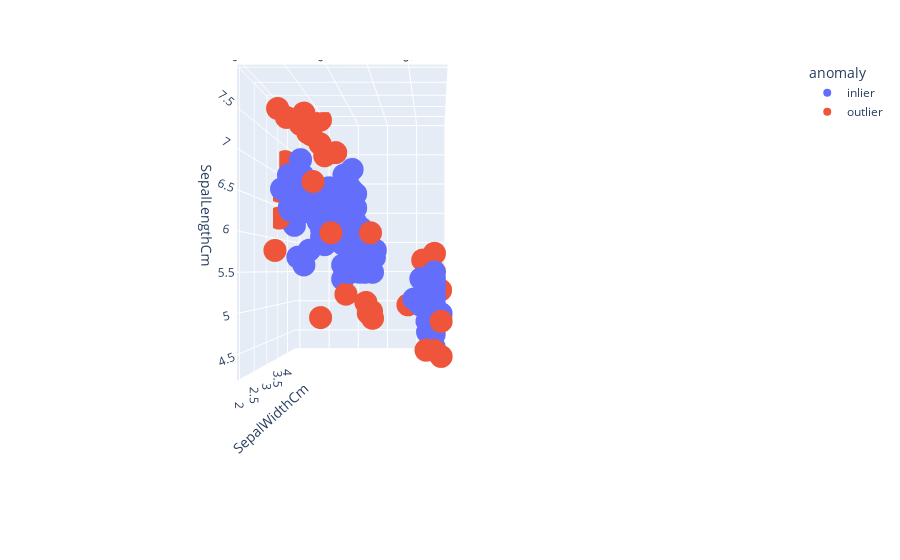

The notebook cell saved with this chart:
### Code cell
fig = px.scatter_3d(X,x='PetalWidthCm', y='SepalLengthCm', z='SepalWidthCm', color='anomaly')
fig.show()

### Figure 1 — Plotly figure (JSON) as saved in the notebook; plotly's stock layout.template omitted (floating-point values rounded to 4 significant figures)
{"data": [{"hovertemplate": "anomaly=inlier<br>PetalWidthCm=%{x}<br>SepalLengthCm=%{y}<br>SepalWidthCm=%{z}<extra></extra>", "legendgroup": "inlier", "marker": {"color": "#636efa", "symbol": "circle"}, "mode": "markers", "name": "inlier", "scene": "scene", "showlegend": true, "type": "scatter3d", "x": [0.2, 0.2, 0.2, 0.2, 0.2, 0.4, 0.3, 0.2, 0.1, 0.2, 0.2, 0.4, 0.3, 0.3, 0.2, 0.4, 0.5, 0.2, 0.4, 0.2, 0.2, 0.2, 0.2, 0.4, 0.1, 0.2, 0.2, 0.1, 0.2, 0.2, 0.3, 0.2, 0.3, 0.2, 0.2, 0.2, 0.2, 1.4, 1.5, 1.5, 1.3, 1.5, 1.3, 1.6, 1.3, 1.5, 1.4, 1.3, 1.4, 1.5, 1, 1.5, 1.1, 1.8, 1.3, 1.5, 1.2, 1.3, 1.4, 1.4, 1.7, 1.5, 1, 1.1, 1, 1.2, 1.6, 1.5, 1.6, 1.5, 1.3, 1.3, 1.3, 1.2, 1.4, 1.2, 1.3, 1.2, 1.3, 1.3, 1.3, 1.9, 2.1, 1.8, 2.2, 2, 1.9, 2.1, 2, 2.3, 1.8, 2.3, 2, 1.8, 2.1, 1.8, 1.8, 2.1, 2.2, 1.5, 1.4, 2.4, 1.8, 1.8, 2.1, 2.4, 2.3, 1.9, 2.3, 2.3, 1.9, 2, 2.3, 1.8], "y": [5.1, 4.9, 4.7, 4.6, 5, 5.4, 4.6, 5, 4.9, 5.4, 4.8, 5.4, 5.1, 5.1, 5.4, 5.1, 5.1, 5, 5, 5.2, 5.2, 4.7, 4.8, 5.4, 4.9, 5, 5.5, 4.9, 4.4, 5.1, 5, 4.4, 4.8, 5.1, 4.6, 5.3, 5, 7, 6.4, 6.9, 5.5, 6.5, 5.7, 6.3, 6.6, 5.9, 6.1, 5.6, 6.7, 5.6, 5.8, 6.2, 5.6, 5.9, 6.1, 6.3, 6.1, 6.4, 6.6, 6.8, 6.7, 6, 5.7, 5.5, 5.5, 5.8, 6, 5.4, 6, 6.7, 6.3, 5.6, 5.5, 5.5, 6.1, 5.8, 5.6, 5.7, 5.7, 6.2, 5.7, 5.8, 7.1, 6.3, 6.5, 6.5, 6.4, 6.8, 5.7, 6.4, 6.5, 6.9, 5.6, 6.3, 6.7, 6.2, 6.1, 6.4, 6.4, 6.3, 6.1, 6.3, 6.4, 6, 6.9, 6.7, 6.9, 5.8, 6.8, 6.7, 6.3, 6.5, 6.2, 5.9], "z": [3.5, 3, 3.2, 3.1, 3.6, 3.9, 3.4, 3.4, 3.1, 3.7, 3.4, 3.9, 3.5, 3.8, 3.4, 3.7, 3.3, 3, 3.4, 3.5, 3.4, 3.2, 3.1, 3.4, 3.1, 3.2, 3.5, 3.1, 3, 3.4, 3.5, 3.2, 3, 3.8, 3.2, 3.7, 3.3, 3.2, 3.2, 3.1, 2.3, 2.8, 2.8, 3.3, 2.9, 3, 2.9, 2.9, 3.1, 3, 2.7, 2.2, 2.5, 3.2, 2.8, 2.5, 2.8, 2.9, 3, 2.8, 3, 2.9, 2.6, 2.4, 2.4, 2.7, 2.7, 3, 3.4, 3.1, 2.3, 3, 2.5, 2.6, 3, 2.6, 2.7, 3, 2.9, 2.9, 2.8, 2.7, 3, 2.9, 3, 3.2, 2.7, 3, 2.5, 3.2, 3, 3.2, 2.8, 2.7, 3.3, 2.8, 3, 2.8, 2.8, 2.8, 2.6, 3.4, 3.1, 3, 3.1, 3.1, 3.1, 2.7, 3.2, 3, 2.5, 3, 3.4, 3]}, {"hovertemplate": "anomaly=outlier<br>PetalWidthCm=%{x}<br>SepalLengthCm=%{y}<br>SepalWidthCm=%{z}<extra></extra>", "legendgroup": "outlier", "marker": {"color": "#EF553B", "symbol": "circle"}, "mode": "markers", "name": "outlier", "scene": "scene", "showlegend": true, "type": "scatter3d", "x": [0.2, 0.1, 0.1, 0.2, 0.4, 0.3, 0.2, 0.2, 0.1, 0.2, 0.3, 0.6, 0.4, 1, 1.4, 1, 1, 1, 1.1, 2.5, 2.1, 1.7, 1.8, 1.8, 2.5, 2.4, 2.2, 2.3, 1.5, 2, 1.8, 1.6, 1.9, 2, 2.3, 2.5], "y": [4.4, 4.8, 4.3, 5.8, 5.7, 5.7, 4.6, 4.8, 5.2, 5.5, 4.5, 5, 5.1, 4.9, 5.2, 5, 6, 5, 5.1, 6.3, 7.6, 4.9, 7.3, 6.7, 7.2, 5.8, 7.7, 7.7, 6, 7.7, 7.2, 7.2, 7.4, 7.9, 7.7, 6.7], "z": [2.9, 3, 3, 4, 4.4, 3.8, 3.6, 3.4, 4.1, 4.2, 2.3, 3.5, 3.8, 2.4, 2.7, 2, 2.2, 2.3, 2.5, 3.3, 3, 2.5, 2.9, 2.5, 3.6, 2.8, 3.8, 2.6, 2.2, 2.8, 3.2, 3, 2.8, 3.8, 3, 3.3]}], "layout": {"autosize": true, "dragmode": "pan", "legend": {"title": {"text": "anomaly"}, "tracegroupgap": 0}, "margin": {"t": 60}, "scene": {"aspectmode": "auto", "aspectratio": {"x": 0.8736, "y": 1.31, "z": 0.8736}, "camera": {"center": {"x": -0.3906, "y": -0.1965, "z": -0.2664}, "eye": {"x": -0.3906, "y": -0.1965, "z": -2.539}, "projection": {"type": "perspective"}, "up": {"x": 0, "y": 0, "z": 1}}, "domain": {"x": [0, 1], "y": [0, 1]}, "dragmode": "pan", "xaxis": {"title": {"text": "PetalWidthCm"}, "type": "linear"}, "yaxis": {"title": {"text": "SepalLengthCm"}, "type": "linear"}, "zaxis": {"title": {"text": "SepalWidthCm"}, "type": "linear"}}}}
